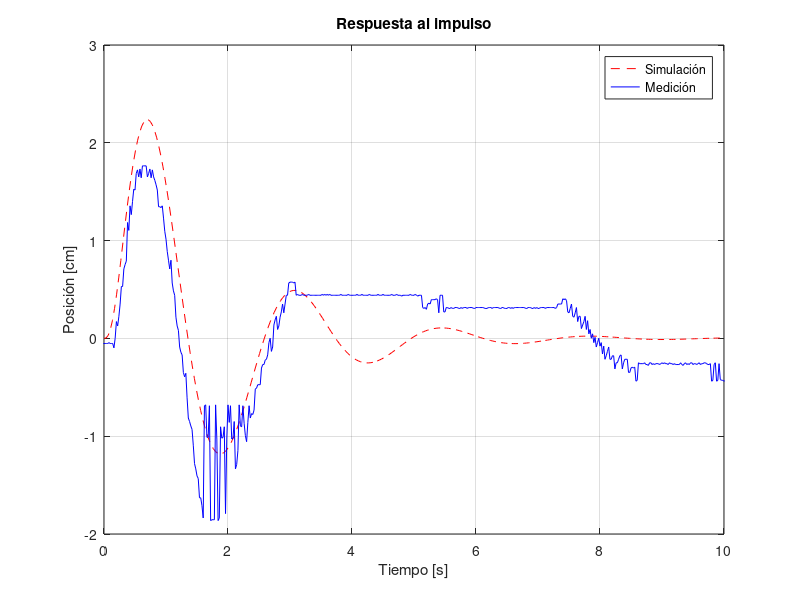
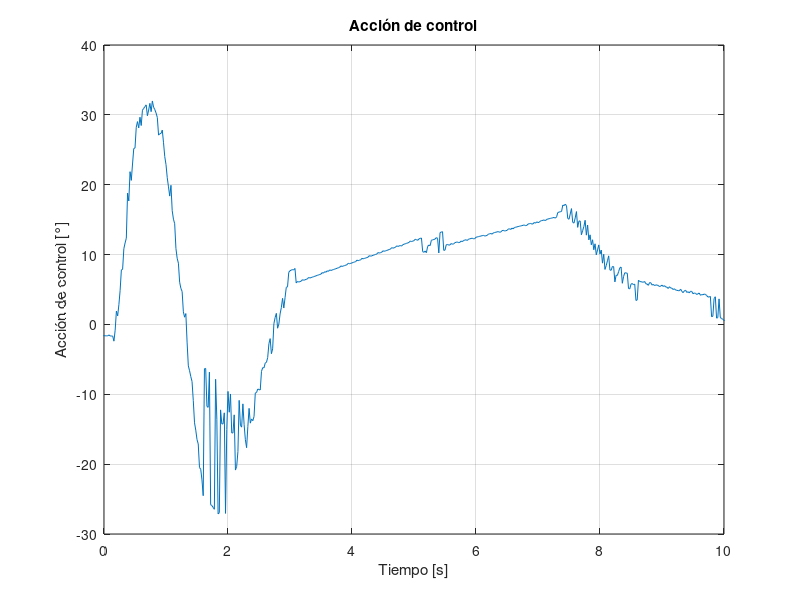
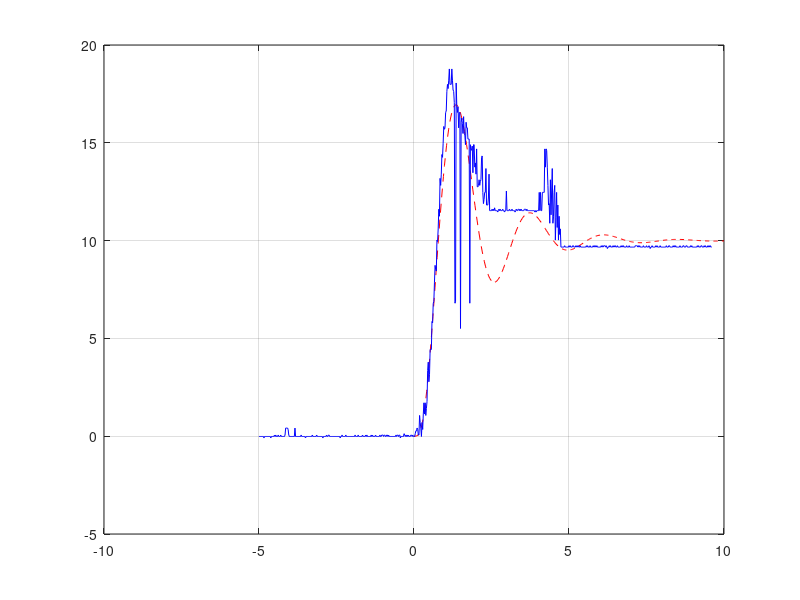

These figures' MATLAB source, in order: (Note: this script raises an error after producing the figures.)
%%
close all; clear;
k1 = 11.4345;
g = 9.807;
k2 = 100 * pi/180 * g * 2.1;
k = k1 * k2;
p1 = -10;
p2 = -4.8680 + 3.0753i;

P = zpk([], [0 p1 p2 conj(p2)], k);

kp = 2;
ki = 1.2;

s = tf('s');

C = kp + ki * 1/s; % C = kp (s + ki/kp) /s
L = C * P;
T = minreal(L/(1 + L));


x_lim = [0, 10];
x_label = 'Tiempo [s]';


%Respuesta al impulso
load('impulso_PI_v1');

a = -1/8; %ganancia para ajustar los datos al impulso unitario
t0 = 2.3; %tiempo para mover los datos medidos

fig1 = figure;
[y, timp] = impulse(T);
plot(timp, y, 'r--'); hold on;
plot(t - t0, a * posicion, 'b-'); grid On;

xlim(x_lim);
ylim([-2, 3]);
xlabel(x_label);
ylabel('Posición [cm]');

legend('Simulación', 'Medición');
title('Respuesta al impulso');

saveas(fig1, 'PI-Respuesta al impulso.png');

fig2 = figure;
plot(t - t0, angulo_servo); grid On;
xlim(x_lim);
xlabel(x_label);
ylabel('Acción de control [°]');
title('Acción de control');

saveas(fig2, 'PI-Acción de control(impulso).png');

%Respuesta al escalón
load('escalon_PI_v1.mat');

t0 = 5;
fig3 = figure;
[y, tstep] = step(10 * T);
plot(tstep, y, 'r--'); hold on;
plot(t - t0, posicion, 'b-'); grid On;
yline(10, 'k--');

xlabel(x_label);
xlim(x_lim);
ylabel('Posición [cm]');

legend('Simulación', 'Medición');
title('Respuesta al escalón');

saveas(fig3, 'PI-Respuesta al escalón.png');

fig4 = figure;
plot(t - t0, angulo_servo); grid On;

xlabel(x_label);
ylabel('Acción de control [°]');
xlim(x_lim);
title('Acción de control');

saveas(fig4, 'PI-Acción de control(escalón).png')

fig5 = figure;

opt = bodeoptions;
opt.PhaseMatching = 'On';
opt.PhaseMatchingValue = -90;
opt.PhaseMatchingFreq = 0.1;

[Gm,Pm,Wcg,Wcp] = margin(L);
Gm = 20 * log10(Gm);
margin(L, opt);

titulo = sprintf('Bode de L(s). \n Margen de ganancia %.2f dB en %.2f rad/s || Margen de fase %.1f ° en %.2f rad/s', Gm, Wcg, Pm, Wcp);
title(titulo);
grid on;

saveas(fig5, 'PI-Bode de L.png');
